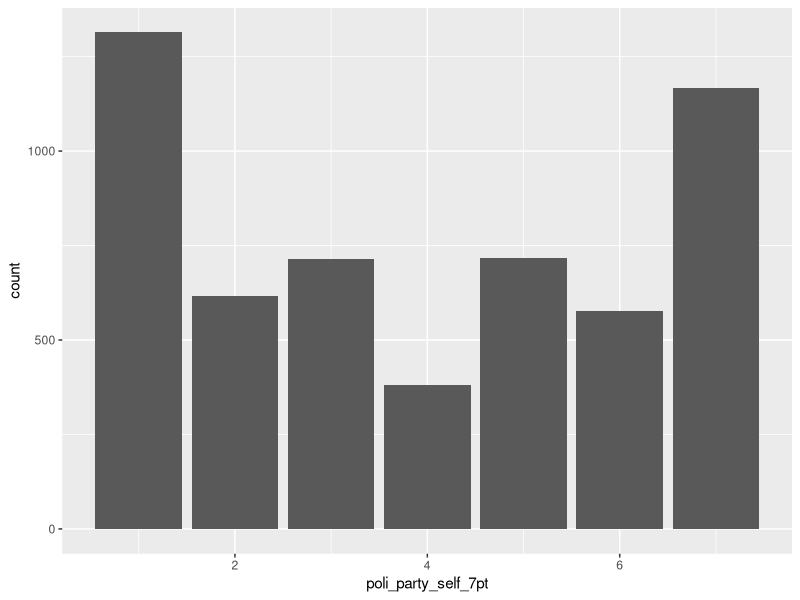
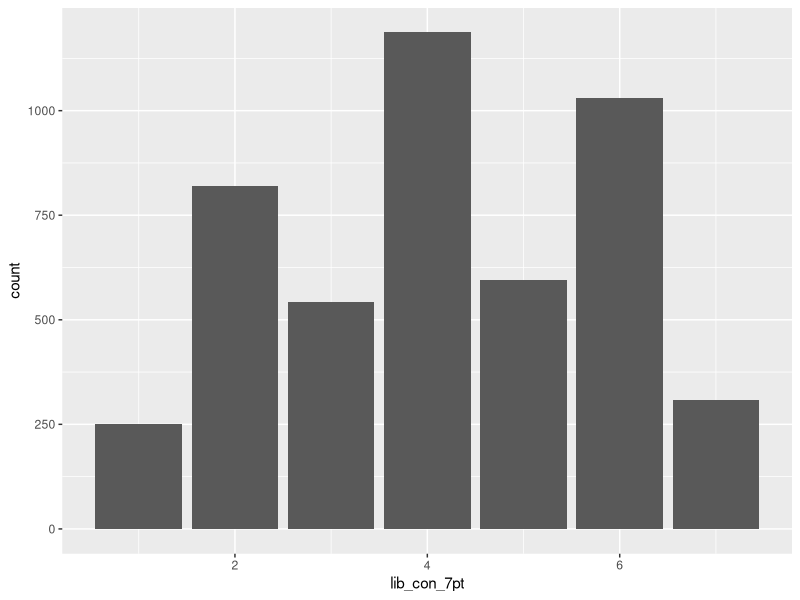
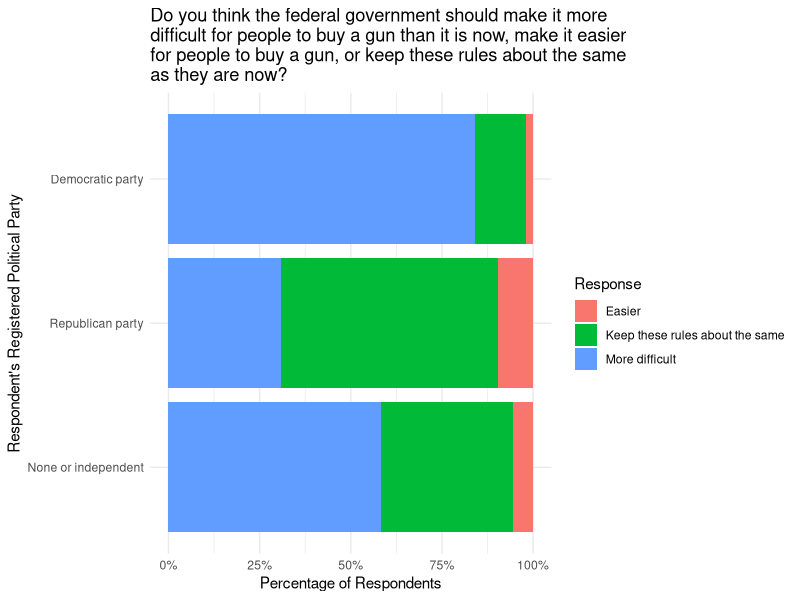
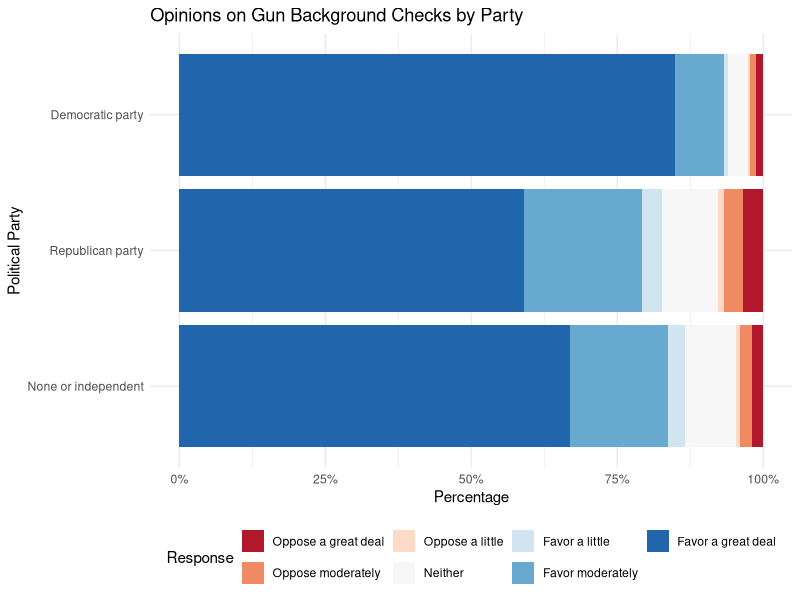
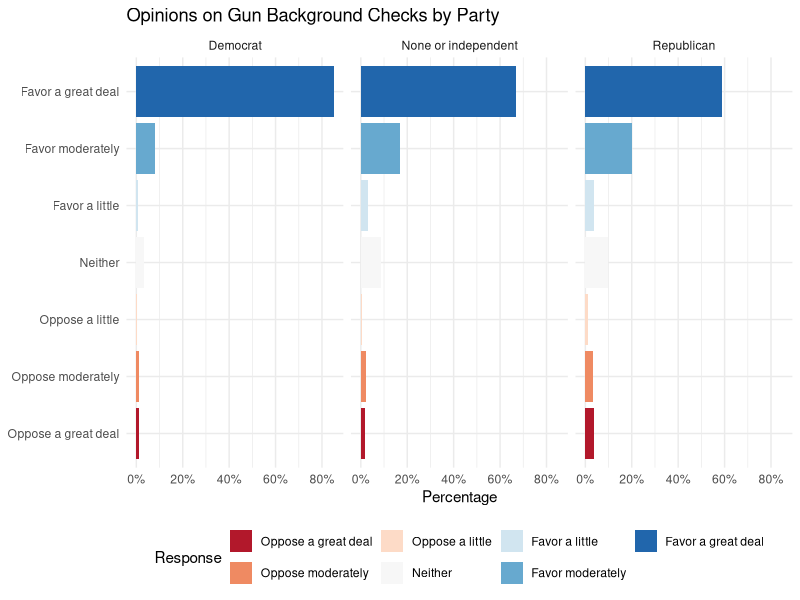
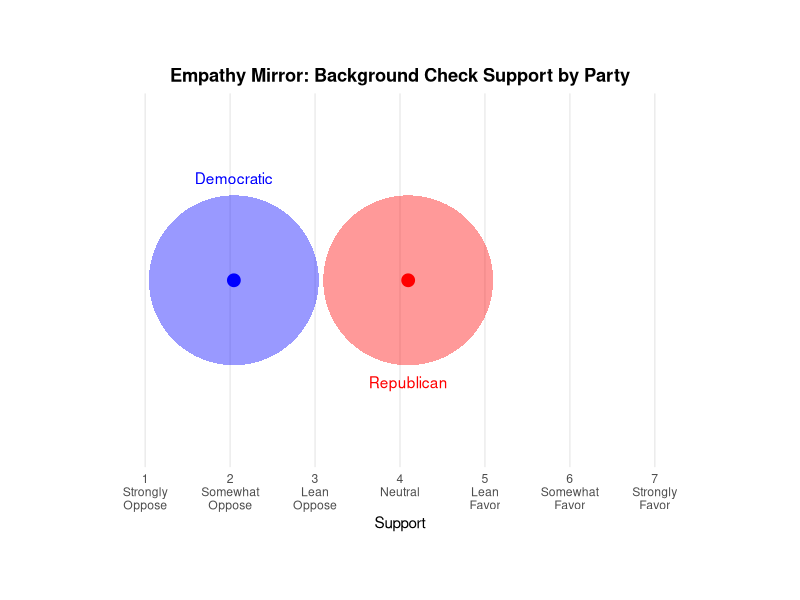
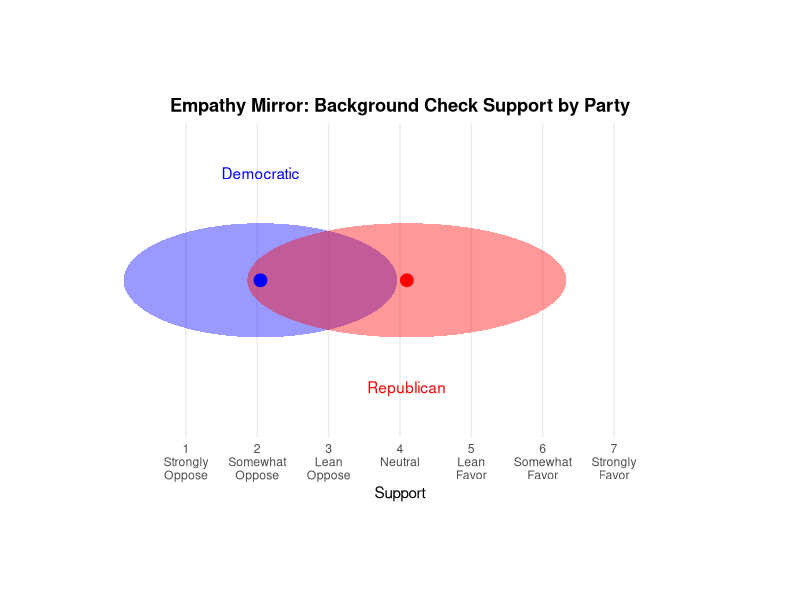
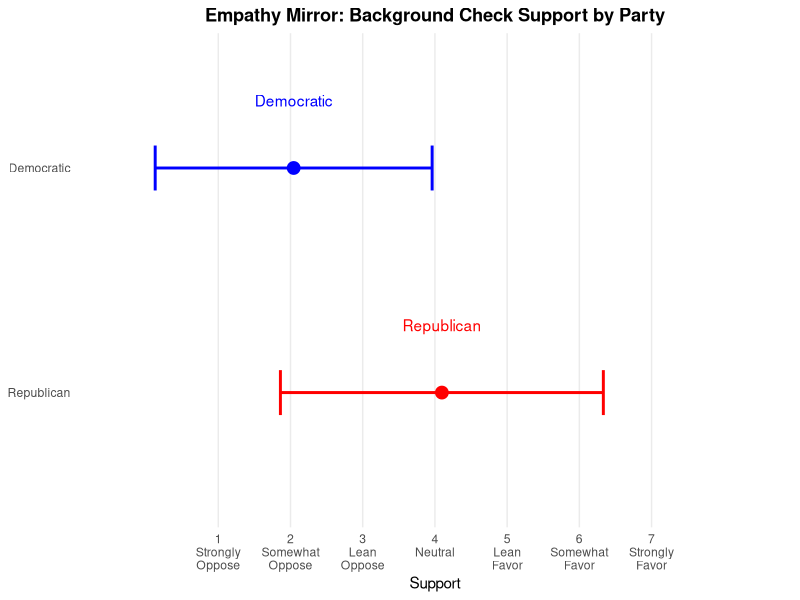

Recreate these plots in R, in order.
## ---- chunk 1
#| label: packages
#| message: FALSE

library(tidyverse)
library(readr)
library(survey)
library(ggplot2)
library(scales)
library(dplyr)
library(ggforce)
library(ggridges)
library(ggalluvial)
## ---- chunk 2
#| label: data
#| message: FALSE
#| warning: FALSE

anes_2024_clean <- read_csv("../data/anes_2024_clean.csv")
## ---- chunk 3
#| label: eda

anes_2024_clean |>
  count(poli_party_self_7pt)

anes_2024_clean |>
  filter(poli_party_self_7pt > 0) |>
  ggplot(aes(x = poli_party_self_7pt)) +
  geom_bar()

anes_2024_clean |>
  filter(lib_con_7pt > 0) |>
  filter(lib_con_7pt < 90) |>
  ggplot(aes(x = lib_con_7pt)) +
  geom_bar()

anes_2024_clean |>
  filter(gun_difficulty > 0) |>
  filter(poli_party_reg > 0) |>
  filter(poli_party_reg < 5) |>
  mutate(
  gun_difficulty = case_when(
    gun_difficulty == 1 ~ "More difficult", 
    gun_difficulty == 2 ~ "Easier", 
    gun_difficulty == 3 ~ "Keep these rules about the same"
  ),
  gun_difficulty = factor(gun_difficulty, levels = c(
    "Easier", 
    "Keep these rules about the same", 
    "More difficult"
  )),
  poli_party_reg = case_when(
    poli_party_reg == 1 ~ "Democratic party",
    poli_party_reg == 2 ~ "Republican party",
    poli_party_reg == 4 ~ "None or independent"
  ), 
  poli_party_reg = factor(poli_party_reg, levels = c(
    "None or independent",
    "Republican party",
    "Democratic party"
  ))
  ) |>
  ggplot(aes(y = poli_party_reg, fill = gun_difficulty)) +
  geom_bar(position = "fill") +
  theme_minimal() +
  scale_x_continuous(labels = label_percent()) +
  labs(
    title = "Do you think the federal government should make it more
difficult for people to buy a gun than it is now, make it easier
for people to buy a gun, or keep these rules about the same
as they are now?", 
  x = "Percentage of Respondents", 
  y = "Respondent's Registered Political Party", 
  fill = "Response"
  ) 
## ---- chunk 4
#| label: gun-plots

anes_2024_clean |>
  filter(gun_background_checks > 0) |>
  filter(poli_party_reg %in% c(1, 2, 4)) |>
  mutate(
  gun_background_checks = case_when(
      gun_background_checks == 1 ~ "Favor a great deal",
      gun_background_checks == 2 ~ "Favor moderately",
      gun_background_checks == 3 ~ "Favor a little",
      gun_background_checks == 4 ~ "Neither",
      gun_background_checks == 5 ~ "Oppose a little",
      gun_background_checks == 6 ~ "Oppose moderately",
      gun_background_checks == 7 ~ "Oppose a great deal"
    ),
    gun_background_checks = factor(gun_background_checks, levels = c(
      "Oppose a great deal",
      "Oppose moderately",
      "Oppose a little",
      "Neither",
      "Favor a little",
      "Favor moderately",
      "Favor a great deal"
    )),
  poli_party_reg = case_when(
    poli_party_reg == 1 ~ "Democratic party",
    poli_party_reg == 2 ~ "Republican party",
    poli_party_reg == 4 ~ "None or independent"
  ), 
  poli_party_reg = factor(poli_party_reg, levels = c(
    "None or independent",
    "Republican party",
    "Democratic party"
  ))
  ) |>
  ggplot(aes(y = poli_party_reg, fill = gun_background_checks)) +
  geom_bar(position = "fill") +
  scale_x_continuous(labels = label_percent()) +
  scale_fill_brewer(palette = "RdBu") +
  labs(
    title = "Opinions on Gun Background Checks by Party", 
    x = "Percentage", 
    y = "Political Party", 
    fill = "Response"
  ) +
  theme_minimal() +
  theme(legend.position = "bottom")



anes_2024_clean |>
  filter(between(gun_background_checks, 1, 7)) |>
  filter(poli_party_reg %in% c(1, 2, 4)) |>
  mutate(
    gun_background_checks = case_when(
      gun_background_checks == 1 ~ "Favor a great deal",
      gun_background_checks == 2 ~ "Favor moderately",
      gun_background_checks == 3 ~ "Favor a little",
      gun_background_checks == 4 ~ "Neither",
      gun_background_checks == 5 ~ "Oppose a little",
      gun_background_checks == 6 ~ "Oppose moderately",
      gun_background_checks == 7 ~ "Oppose a great deal"
    ),
    gun_background_checks = factor(gun_background_checks, levels = c(
      "Oppose a great deal",
      "Oppose moderately",
      "Oppose a little",
      "Neither",
      "Favor a little",
      "Favor moderately",
      "Favor a great deal"
    )),
    poli_party_reg = case_when(
      poli_party_reg == 1 ~ "Democrat",
      poli_party_reg == 4 ~ "None or independent",
      poli_party_reg == 2 ~ "Republican"
    )
  ) |>
  count(poli_party_reg, gun_background_checks) |>
  group_by(poli_party_reg) |>
  mutate(percent = n / sum(n)) |>
  ggplot(aes(x = percent, y = gun_background_checks, fill = gun_background_checks)) +
  geom_bar(stat = "identity", position = "stack") +
  facet_wrap(~ poli_party_reg, nrow = 1) +
  scale_x_continuous(labels = label_percent()) +
  scale_fill_brewer(palette = "RdBu") +
  labs(
    title = "Opinions on Gun Background Checks by Party",
    x = "Percentage",
    y = NULL,
    fill = "Response"
  ) +
  theme_minimal() +
  theme(legend.position = "bottom")


anes_2024_clean |>
  filter(between(gun_background_checks, 1, 7)) |>
  filter(poli_party_reg %in% c(1, 2, 4)) |>
  mutate(
    party = case_when(
      poli_party_reg == 1 ~ "Democrat",
      poli_party_reg == 2 ~ "Republican",
      poli_party_reg == 4 ~ "None or independent"
    )
  ) |>
  group_by(party) |>
  summarise(
    mean_position = mean(gun_background_checks),
    sd_position = sd(gun_background_checks),
    n = n()
  )
## ---- chunk 5
#| label: mirror

anes_2024_clean |>
  mutate(
    party = case_when(
      poli_party_reg == 1 ~ "Democratic",
      poli_party_reg == 2 ~ "Republican",
      TRUE ~ NA_character_
    )
  ) |>
  filter(
    !is.na(post_full),
    !is.na(party),
    party %in% c("Democratic", "Republican"),
    gun_ban_assault_rifles %in% 1:7
  ) |>
  group_by(party) |>
  summarize(
    mean_bg = weighted.mean(gun_ban_assault_rifles, post_full, na.rm = TRUE),
    .groups = "drop"
  ) |>
  mutate(
    text_y = if_else(party == "Democratic", 1.2, -1.2)
  ) |>
  ggplot() +
  geom_circle(
    aes(x0 = mean_bg, y0 = 0, r = 1, fill = party),
    color = NA, alpha = 0.4
  ) +
  geom_point(aes(x = mean_bg, y = 0, color = party), size = 4) +
  geom_text(aes(x = mean_bg, y = text_y, label = party, color = party)) +
  scale_fill_manual(values = c(Democratic = "blue", Republican = "red")) +
  scale_color_manual(values = c(Democratic = "blue", Republican = "red")) +
  scale_x_continuous(
    breaks = 1:7,
    labels = c(
      "1\nStrongly\nOppose", "2\nSomewhat\nOppose", "3\nLean\nOppose",
      "4\nNeutral", "5\nLean\nFavor", "6\nSomewhat\nFavor", "7\nStrongly\nFavor"
    ),
    limits = c(1 - 1 - 0.2, 7 + 1 + 0.2)
  ) +
  scale_y_continuous(limits = c(-2, 2), breaks = NULL) +
  coord_fixed() +
  labs(
    title = "Empathy Mirror: Background Check Support by Party",
    x = "Support",
    y = NULL
  ) +
  theme_minimal() +
  theme(
    axis.ticks.y = element_blank(),
    panel.grid.major.y = element_blank(),
    panel.grid.minor = element_blank(),
    plot.title = element_text(face = "bold", hjust = 0.5),
    legend.position = "none"
  )



anes_2024_clean |>
  mutate(
    party = case_when(
      poli_party_reg == 1 ~ "Democratic",
      poli_party_reg == 2 ~ "Republican",
      TRUE ~ NA_character_
    )
  ) |>
  filter(
    !is.na(post_full),
    !is.na(party),
    party %in% c("Democratic", "Republican"),
    gun_ban_assault_rifles %in% 1:7
  ) |>
  group_by(party) |>
  summarize(
    mean_bg = weighted.mean(gun_ban_assault_rifles, post_full, na.rm = TRUE),
    sd_bg = sqrt(weighted.mean((gun_ban_assault_rifles - weighted.mean(gun_ban_assault_rifles, post_full, na.rm = TRUE))^2, post_full, na.rm = TRUE)),
    .groups = "drop"
  ) |>
  mutate(
    text_y = if_else(party == "Democratic", 1.5, -1.5),
    a = sd_bg,           # semi-major axis (horizontal, e.g. std. dev)
    b = 0.8              # semi-minor axis (vertical, fixed for clarity)
  ) |>
  ggplot() +
  geom_ellipse(
    aes(x0 = mean_bg, y0 = 0, a = a, b = b, angle = 0, fill = party),
    alpha = 0.4, color = NA
  ) +
  geom_point(aes(x = mean_bg, y = 0, color = party), size = 4) +
  geom_text(aes(x = mean_bg, y = text_y, label = party, color = party)) +
  scale_fill_manual(values = c(Democratic = "blue", Republican = "red")) +
  scale_color_manual(values = c(Democratic = "blue", Republican = "red")) +
  scale_x_continuous(
    breaks = 1:7,
    labels = c(
      "1\nStrongly\nOppose", "2\nSomewhat\nOppose", "3\nLean\nOppose",
      "4\nNeutral", "5\nLean\nFavor", "6\nSomewhat\nFavor", "7\nStrongly\nFavor"
    ),
    limits = c(1 - 2, 7 + 2)
  ) +
  scale_y_continuous(limits = c(-2, 2), breaks = NULL) +
  coord_fixed() +
  labs(
    title = "Empathy Mirror: Background Check Support by Party",
    x = "Support",
    y = NULL
  ) +
  theme_minimal() +
  theme(
    axis.ticks.y = element_blank(),
    panel.grid.major.y = element_blank(),
    panel.grid.minor = element_blank(),
    plot.title = element_text(face = "bold", hjust = 0.5),
    legend.position = "none"
  )




anes_2024_clean |>
  mutate(
    party = case_when(
      poli_party_reg == 1 ~ "Democratic",
      poli_party_reg == 2 ~ "Republican",
      TRUE ~ NA_character_
    )
  ) |>
  filter(
    !is.na(post_full),
    !is.na(party),
    party %in% c("Democratic", "Republican"),
    gun_ban_assault_rifles %in% 1:7
  ) |>
  group_by(party) |>
  summarize(
    mean_bg = weighted.mean(gun_ban_assault_rifles, post_full, na.rm = TRUE),
    sd_bg = sqrt(weighted.mean((gun_ban_assault_rifles - weighted.mean(gun_ban_assault_rifles, post_full, na.rm = TRUE))^2, post_full, na.rm = TRUE)),
    .groups = "drop"
  ) |>
  mutate(
    y = if_else(party == "Democratic", 1, 0)  # Fixed y-values for layout
  ) |>
  ggplot() +
  geom_errorbarh(
    aes(y = y, xmin = mean_bg - sd_bg, xmax = mean_bg + sd_bg, color = party),
    height = 0.2, linewidth = 1
  ) +
  geom_point(aes(x = mean_bg, y = y, color = party), size = 4) +
  geom_text(aes(x = mean_bg, y = y + 0.3, label = party, color = party)) +
  scale_color_manual(values = c(Democratic = "blue", Republican = "red")) +
  scale_x_continuous(
    breaks = 1:7,
    labels = c(
      "1\nStrongly\nOppose", "2\nSomewhat\nOppose", "3\nLean\nOppose",
      "4\nNeutral", "5\nLean\nFavor", "6\nSomewhat\nFavor", "7\nStrongly\nFavor"
    ),
    limits = c(1 - 1.5, 7 + 1.5)
  ) +
  scale_y_continuous(
    breaks = c(0, 1),
    labels = c("Republican", "Democratic"),
    limits = c(-0.5, 1.5)
  ) +
  coord_cartesian(clip = "off") +
  labs(
    title = "Empathy Mirror: Background Check Support by Party",
    x = "Support",
    y = NULL
  ) +
  theme_minimal() +
  theme(
    axis.title.y = element_blank(),
    axis.ticks.y = element_blank(),
    panel.grid.major.y = element_blank(),
    panel.grid.minor = element_blank(),
    plot.title = element_text(face = "bold", hjust = 0.5),
    legend.position = "none"
  )



anes_2024_clean |>
  mutate(
    party = case_when(
      poli_party_reg == 1 ~ "Democratic",
      poli_party_reg == 2 ~ "Republican",
      TRUE ~ NA_character_
    )
  ) |>
  filter(
    !is.na(post_full),
    !is.na(party),
    party %in% c("Democratic", "Republican"),
    gun_ban_assault_rifles %in% 1:7
  ) |>
  ggplot(aes(
    x = gun_ban_assault_rifles,
    y = party,
    fill = party,
    weight = post_full
  )) +
  geom_density_ridges(
    scale = 1.2,
    alpha = 0.5,
    color = NA
  ) +
  scale_fill_manual(values = c(Democratic = "blue", Republican = "red")) +
  scale_x_continuous(
    breaks = 1:7,
    labels = c(
      "1\nStrongly\nOppose", "2\nSomewhat\nOppose", "3\nLean\nOppose",
      "4\nNeutral", "5\nLean\nFavor", "6\nSomewhat\nFavor", "7\nStrongly\nFavor"
    ),
    limits = c(1, 7)
  ) +
  labs(
    title = "Distribution of Support for Background Checks by Party",
    x = "Support",
    y = NULL
  ) +
  theme_minimal() +
  theme(
    plot.title = element_text(face = "bold", hjust = 0.5),
    legend.position = "none"
  )
## ---- chunk 6
#| label: sankey

party_levels <- c(
  "Extremely liberal", "Liberal", "Slighly liberal",
  "Moderate",
  "Slightly conservative", "Conservative", "Extremely conservative"
)

anes_2024_clean |>
  filter(
    lib_con_7pt %in% 1:7,
    gun_difficulty %in% 1:3
  ) |>
  mutate(
    gun_difficulty = factor(gun_difficulty, levels = 1:3, 
                            labels = c("More difficult", "Easier", "Keep these rules about the same")
    ),
    lib_con_7pt = factor(lib_con_7pt, levels = 1:7, labels = party_levels)
  ) |>
  count(gun_difficulty, lib_con_7pt, name = "Freq") |>
  ggplot(aes(axis1 = lib_con_7pt, axis2 = gun_difficulty, y = Freq, fill = lib_con_7pt)) +
  geom_alluvium(width = 0.15) +
  geom_stratum(width = 0.15, fill = "grey80", color = "darkgrey") +
  geom_text(stat = "stratum", aes(label = after_stat(stratum))) +
  scale_x_discrete(limits = c("Ideology", "Gun Attitude"), expand = c(0.2, 0.05)) +
  scale_fill_manual(
    values = setNames(colorRampPalette(c("blue", "red"))(length(party_levels)), party_levels),
    name = "Ideology"
  ) +
  labs(
    title = "Gun Difficulty",
    x = NULL,
    y = NULL
  ) +
  theme_minimal() +
  theme(
    legend.position = "none",
    axis.text.y = element_blank(),
    panel.grid.major = element_blank()
  )
## ---- chunk 7
#| label: thermometer

anes_2024_clean |>
  mutate(
    party = case_when(
      poli_party_reg == 1 ~ "Democratic",
      poli_party_reg == 2 ~ "Republican",
      TRUE ~ NA
    )
  ) |>
  filter(
    !is.na(post_full),
    !is.na(party),
    party %in% c("Democratic", "Republican"),
    maga_thermometer >= 0 & maga_thermometer <= 100
  ) |>
  ggplot(aes(x = maga_thermometer, color = party, fill = party)) +
  geom_density(alpha = 0.3) +
  scale_fill_manual(values = c(Democratic = "blue", Republican = "red")) +
  scale_color_manual(values = c(Democratic = "blue", Republican = "red")) +
  scale_x_continuous(
    breaks = seq(0, 100, by = 20),
    limits = c(0, 100)
  ) +
  labs(
    title = "Overlayed Density of MAGA Thermometer Ratings by Party",
    x = "Thermometer Rating (0–100)",
    y = "Density", 
    fill = "Party", 
    color = "Party"
  ) +
  theme_minimal()

anes_2024_clean |>
  mutate(
    party = case_when(
      lib_con_7pt %in% c(1, 2, 3) ~ "Liberal",
      lib_con_7pt %in% c(5, 6, 7) ~ "Conservative",
      lib_con_7pt == 4 ~ "Independent"
    )
  ) |>
  filter(
    !is.na(post_full),
    !is.na(party),
    party %in% c("Liberal", "Conservative"),
    maga_thermometer >= 0 & maga_thermometer <= 100
  ) |>
  ggplot(aes(x = maga_thermometer, color = party, fill = party)) +
  geom_density(alpha = 0.3) +
  scale_fill_manual(values = c(Liberal = "blue", Conservative = "red")) +
  scale_color_manual(values = c(Liberal = "blue", Conservative = "red")) +
  scale_x_continuous(
    breaks = seq(0, 100, by = 20),
    limits = c(0, 100)
  ) +
  labs(
    title = "Overlayed Density of MAGA Thermometer Ratings by Liberal/Conservative",
    x = "Thermometer Rating (0–100)",
    y = "Density", 
    fill = "Lib-Con", 
    color = "Lib-Con"
  ) +
  theme_minimal()

## ---- chunk 8
#| label: weights

anes_subset <- subset(anes_2024_clean, 
                      !is.na(full_var_psu) & 
                      !is.na(full_var_stratum) & 
                      !is.na(post_full))

# Define the design object using post-election weights (example)
anes_design <- svydesign(
  ids = ~full_var_psu,
  strata = ~full_var_stratum,
  weights = ~post_full,
  data = anes_subset,
  nest = TRUE
)

# Use svytable() to get proper weighted counts
tab <- svytable(~gun_difficulty, design = anes_design)
df <- as.data.frame(tab)
names(df) <- c("response", "weighted_count")

df <- df |>
  mutate(response = case_when(
    response == -9 ~ "Refused", 
    response == -8 ~ "Don’t know",
    response == -7 ~ "Insufficient partial, interview deleted",
    response == -6 ~ "No post interview",
    response == -5 ~ "Sufficient partial, breakoff",
    response == -1 ~ "Inapplicable",
    response == 1 ~ "More difficult",
    response == 2 ~ "Easier",
    response == 3 ~ "Keep these rules about the same"
  ))


ggplot(df, aes(y = response, x = weighted_count)) +
  geom_bar(stat = "identity") +
  labs(title = "Do you think the federal government should make it more
difficult for people to buy a gun than it is now, make it easier
for people to buy a gun, or keep these rules about the same
as they are now?",
       x = "Response", y = "Weighted Count") +
    scale_x_continuous(labels = scales::comma_format()) +
  theme_minimal()




# Step 1: Clean + recode
anes_subset_2 <- anes_2024_clean |>
  filter(
    !is.na(full_var_psu),
    !is.na(full_var_stratum),
    !is.na(post_full),
    !is.na(gun_difficulty),
    !is.na(poli_party_reg)
  ) |>
  mutate(
    gun_difficulty = case_when(
      gun_difficulty == -9 ~ "Refused", 
      gun_difficulty == -8 ~ "Don’t know",
      gun_difficulty == -7 ~ "Insufficient partial, interview deleted",
      gun_difficulty == -6 ~ "No post interview",
      gun_difficulty == -5 ~ "Sufficient partial, breakoff",
      gun_difficulty == -1 ~ "Inapplicable",
      gun_difficulty == 1 ~ "More difficult",
      gun_difficulty == 2 ~ "Easier",
      gun_difficulty == 3 ~ "Keep these rules about the same"
    ),
    poli_party_reg = case_when(
      poli_party_reg == -9 ~ "Refused",
      poli_party_reg == -8 ~ "Don’t know",
      poli_party_reg == -1 ~ "Inapplicable",
      poli_party_reg == 1 ~ "Democratic party",
      poli_party_reg == 2 ~ "Republican party",
      poli_party_reg == 4 ~ "None or independent",
      poli_party_reg == 5 ~ "Another party"
    )
  )

# Step 2: Define survey design
anes_design <- svydesign(
  ids = ~full_var_psu,
  strata = ~full_var_stratum,
  weights = ~post_full,
  data = anes_subset_2,
  nest = TRUE
)

# Step 3: Get weighted counts by response and party
tab <- svytable(~poli_party_reg + gun_difficulty, design = anes_design)
df <- as.data.frame(tab)
names(df) <- c("poli_party_reg", "gun_difficulty", "weighted_count")

# Step 4: Plot
ggplot(df, aes(y = poli_party_reg, x = weighted_count, fill = gun_difficulty)) +
  geom_col(position = "fill") +
  scale_x_continuous(labels = scales::percent_format()) +
  labs(
    title = "Do you think the federal government should make it more
difficult for people to buy a gun than it is now, make it easier
for people to buy a gun, or keep these rules about the same?"
  ) +
  theme_minimal()
